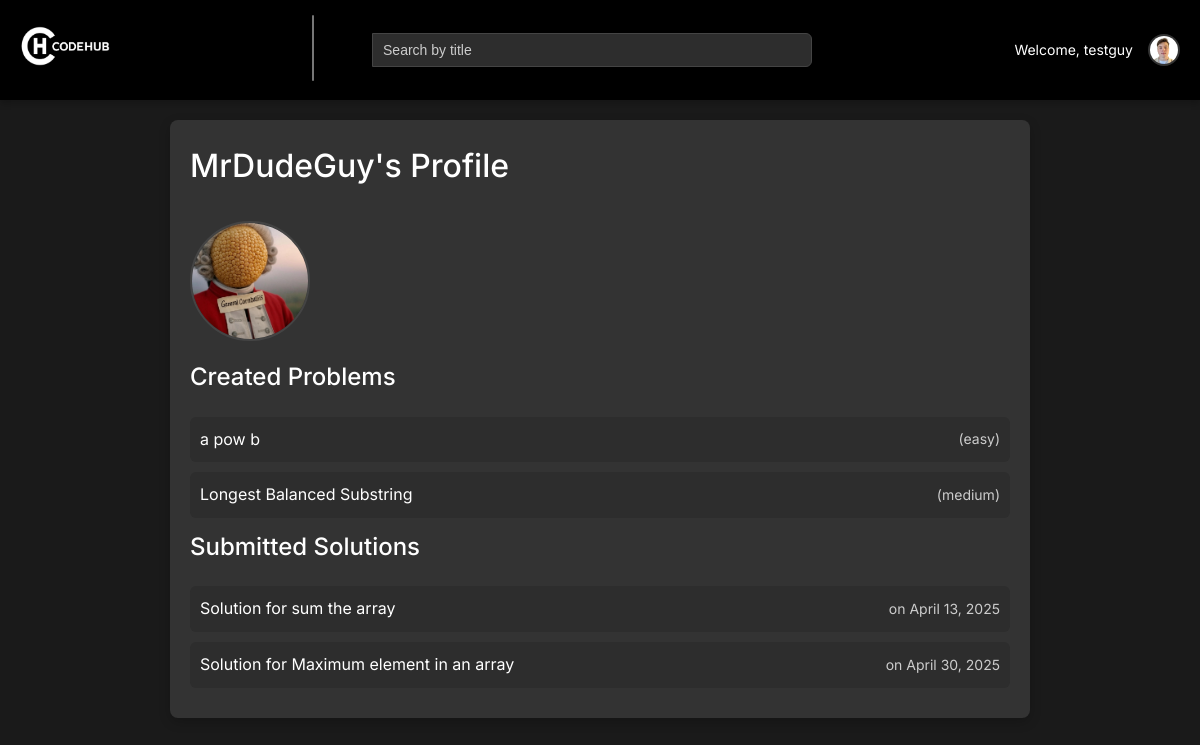
Page /accounts/profile/?user=MrDudeGuy (signed in) on the committed database.
### problems/models.py (models this page shows, shortened)
class Profile(models.Model):
    user = models.OneToOneField(User, on_delete=models.CASCADE)
    profile_picture = models.ImageField(upload_to='profile_pics/', blank=True, null=True)

class Problem(models.Model):
    DIFFICULTY_CHOICES = (
        ('easy', 'Easy'),
        ('medium', 'Medium'),
        ('hard', 'Hard'),
    )
    title = models.CharField(max_length=200)
    description = models.TextField()
    difficulty = models.CharField(max_length=6, choices=DIFFICULTY_CHOICES, default='easy')
    created_by = models.ForeignKey(User, on_delete=models.CASCADE, related_name='problems')
    tags = models.ManyToManyField(Tag, blank=True)
    created_at = models.DateTimeField(auto_now_add=True)
    solution_code = models.TextField()
    function_header = models.TextField(blank=True, null=True)
    input_vars = models.JSONField(default=list, blank=True)
    return_type = models.CharField(max_length=50, default='None')
    attempted_by = models.ManyToManyField(User, related_name='attempted_problems', blank=True)
    solved_by = models.ManyToManyField(User, related_name='solved_problems', blank=True)

class Solution(models.Model):
    problem = models.ForeignKey(Problem, on_delete=models.CASCADE, related_name='solutions')
    code = models.TextField()
    created_by = models.ForeignKey(User, on_delete=models.CASCADE, related_name='solutions')
    created_at = models.DateTimeField(auto_now_add=True)

### problems/views.py (the view, shortened to what this page needs)
# urls.py: path('accounts/profile/', views.profile, name='profile'),
def profile(request):
    target_username = request.GET.get('user')
    if target_username:
        target_user = get_object_or_404(User, username=target_username)
        profile, created = Profile.objects.get_or_create(user=target_user)
        problems = Problem.objects.filter(created_by=target_user)
        solutions = Solution.objects.filter(created_by=target_user)
        form = None
    return render(request, 'profile.html', {
        'target_user': target_user,
        'profile': profile,
        'problems': problems,
        'solutions': solutions,
        'form': form,
    })

### problems/templates/profile.html (shortened to what this page needs)
{% extends 'base.html' %}
{% load static %}
{% block content %}
    <div class="profile-card">
        <h1>{{ target_user.username }}'s Profile</h1>
        <img src="{% if profile.profile_picture %}{{ profile.profile_picture.url }}{% else %}{% static 'problems/default_profile.png' %}{% endif %}" alt="{{ target_user.username }}'s Profile Picture" class="profile-pic-large">
        <h2>Created Problems</h2>
        {% for problem in problems %}
            <div class="item-card">
                <a href="{% url 'problem_detail' problem.id %}">{{ problem.title }}</a>
                <span class="meta">({{ problem.difficulty }})</span>
            </div>
        {% empty %}
            <p>No problems created.</p>
        {% endfor %}
        <h2>Submitted Solutions</h2>
        {% for solution in solutions %}
            <div class="item-card">
                <span>Solution for <a href="{% url 'problem_detail' solution.problem.id %}">{{ solution.problem.title }}</a></span>
                <span class="meta">on {{ solution.created_at|date:"F d, Y" }}</span>
            </div>
        {% empty %}
            <p>No solutions submitted.</p>
        {% endfor %}
    </div>
{% endblock %}

### problems/templates/base.html (shortened to what this page needs)
{% load static %}
<!DOCTYPE html>
<html>
<head>
    <link rel="stylesheet" href="https://cdn.jsdelivr.net/npm/choices.js/public/assets/styles/choices.min.css" />
</head>
<body>
    <nav class="navbar">
        <div class="navbar-logo">
            <a href="{% url 'problem_list' %}">
                <img src="{% static 'problems/logo4.png' %}" alt="CodeHub Logo">
            </a>
        </div>
        <div class="navbar-center">
            <div class="navbar-tags">
                <select id="tag-filter" multiple>
                </select>
            </div>
            <div class="navbar-search">
                <form id="search-form" method="get" action="{% url 'problem_list' %}">
                    <input type="text" name="q" id="title-search" placeholder="Search by title" value="{{ search_query|default:'' }}">
                </form>
            </div>
        </div>
        <div class="navbar-links">
            {% if user.is_authenticated %}
                <span>Welcome, {{ user.username }}</span>
                <img src="{% if user.profile.profile_picture %}{{ user.profile.profile_picture.url }}{% else %}{% static 'problems/default_profile.png' %}{% endif %}" alt="{{ user.username }}'s Profile Picture" class="profile-pic" onclick="toggleDropdown()">
            {% else %}
                <a href="{% url 'login' %}">Login</a>
                <a href="{% url 'signup' %}">Signup</a>
            {% endif %}
        </div>
    </nav>
    <div class="container">
        {% block content %}{% endblock %}
    </div>
</body>
</html>

### problems/templates/base.html (style rules this page uses)
* { margin: 0; padding: 0; box-sizing: border-box; }
body { font-family: 'Inter', sans-serif; background-color: #1a1a1a; color: #ffffff; line-height: 1.6; }
.container { max-width: 900px; margin: 0 auto; padding: 20px; }
.navbar { background-color: #000000; padding: 15px 20px; display: flex; align-items: center; justify-content: space-between; box-shadow: 0 4px 6px rgba(0, 0, 0, 0.2); position: sticky; top: 0; z-index: 1000; }
.navbar-logo img { height: 40px; }
.navbar-center { display: flex; align-items: center; flex: 1; justify-content: center; gap: 0; max-width: 500px; }
.navbar-tags { min-width: 60px; max-width: 300px; width: fit-content; transition: width 0.3s ease; }
.navbar-search { flex: 1; }
.navbar-search input { background-color: #2d2d2d; color: #ffffff; border: 1px solid #444444; border-radius: 0 6px 6px 0; padding: 7px 10px; width: 100%; font-size: 14px; height: 34px; line-height: 1.4; }
.navbar-search input::placeholder { color: #cccccc; }
.navbar-links { display: flex; align-items: center; gap: 15px; }
.navbar-links span { font-size: 14px; }
.profile-pic { width: 32px; height: 32px; border-radius: 50%; object-fit: cover; cursor: pointer; border: 2px solid #333333; transition: border-color 0.2s; }
h1, h2 { font-weight: 500; margin-bottom: 20px; }
a { color: #ffffff; text-decoration: none; }

### problems/templates/profile.html (style rules this page uses)
.profile-card { background-color: #333333; border-radius: 8px; padding: 20px; box-shadow: 0 4px 12px rgba(0, 0, 0, 0.2); }
.profile-pic-large { width: 120px; height: 120px; border-radius: 50%; object-fit: cover; margin: 10px 0; border: 2px solid #444444; }
.item-card { background-color: #2d2d2d; border-radius: 6px; padding: 10px; margin: 10px 0; display: flex; justify-content: space-between; align-items: center; }
.meta { color: #cccccc; font-size: 14px; }

### rows in the picture
Profile: profile_picture (picture)
Problem: title "a pow b", difficulty "easy"
Problem: title "Longest Balanced Substring", difficulty "medium"
Solution: problem "sum the array", created_at "April 13, 2025"
Solution: problem "Maximum element in an array", created_at "April 30, 2025"

### other values in the picture
{{ user.username }} "testguy"
{{ target_user.username }} "MrDudeGuy"
